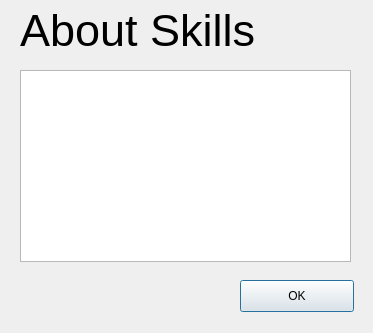
<?xml version="1.0" encoding="UTF-8"?>
<ui version="4.0">
 <class>SkillHelpDialog</class>
 <widget class="QDialog" name="SkillHelpDialog">
  <property name="geometry">
   <rect>
    <x>0</x>
    <y>0</y>
    <width>373</width>
    <height>333</height>
   </rect>
  </property>
  <property name="windowTitle">
   <string>Dialog</string>
  </property>
  <widget class="QTextBrowser" name="textInfo">
   <property name="geometry">
    <rect>
     <x>20</x>
     <y>70</y>
     <width>331</width>
     <height>192</height>
    </rect>
   </property>
   <property name="html">
    <string>&lt;!DOCTYPE HTML PUBLIC &quot;-//W3C//DTD HTML 4.0//EN&quot; &quot;http://www.w3.org/TR/REC-html40/strict.dtd&quot;&gt;
&lt;html&gt;&lt;head&gt;&lt;meta name=&quot;qrichtext&quot; content=&quot;1&quot; /&gt;&lt;style type=&quot;text/css&quot;&gt;
p, li { white-space: pre-wrap; }
&lt;/style&gt;&lt;/head&gt;&lt;body style=&quot; font-family:'Lucida Grande'; font-size:13pt; font-weight:400; font-style:normal;&quot;&gt;
&lt;p style=&quot;-qt-paragraph-type:empty; margin-top:12px; margin-bottom:12px; margin-left:0px; margin-right:0px; -qt-block-indent:0; text-indent:0px;&quot;&gt;&lt;br /&gt;&lt;/p&gt;&lt;/body&gt;&lt;/html&gt;</string>
   </property>
  </widget>
  <widget class="QLabel" name="lblTitle">
   <property name="geometry">
    <rect>
     <x>20</x>
     <y>10</y>
     <width>261</width>
     <height>41</height>
    </rect>
   </property>
   <property name="font">
    <font>
     <family>Arial</family>
     <pointsize>34</pointsize>
    </font>
   </property>
   <property name="text">
    <string>About Skills</string>
   </property>
  </widget>
  <widget class="QPushButton" name="btnOk">
   <property name="geometry">
    <rect>
     <x>240</x>
     <y>280</y>
     <width>114</width>
     <height>32</height>
    </rect>
   </property>
   <property name="text">
    <string>OK</string>
   </property>
  </widget>
 </widget>
 <resources/>
 <connections/>
</ui>
